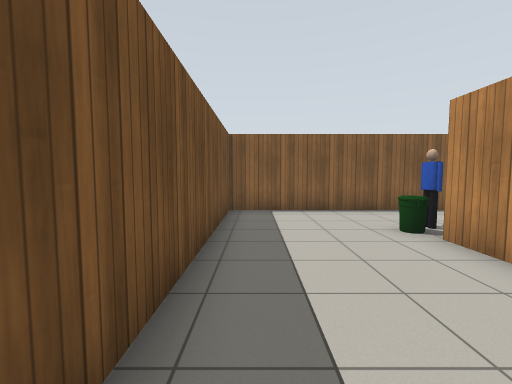
view 1 (above)

16 first-person views from a walk through a robot-simulator world made for Gazebo. The camera is 1.2 m above the floor, tilts 4° down and sees 90° across. The lines on the ground mark 1 m squares. The floor is counted in squares, 1 m on a side. Each view is taken from the middle of a square. On the plan, view 1 faces up. The plan holds only what a view shows up to about 12 squares ahead; the rest is blank. Robots are left out. Simple patterns stand in for the simulator's built-in surfaces. Simple shapes stand in for some stock models.

view 2
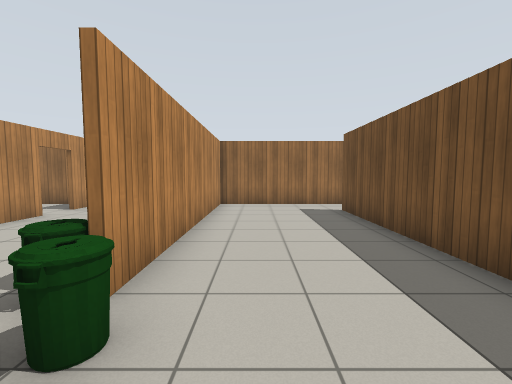

view 3
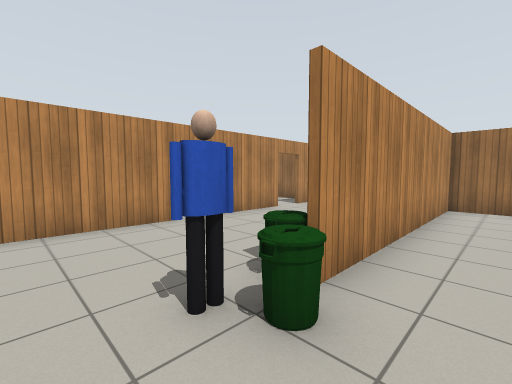

view 4
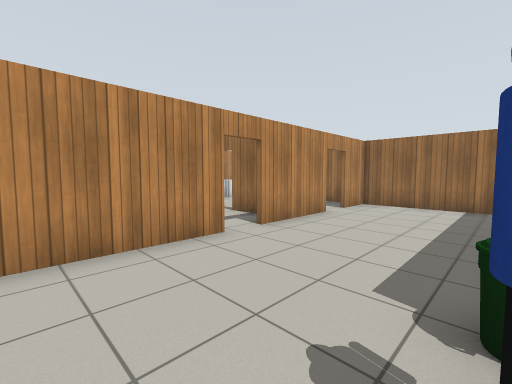

view 5
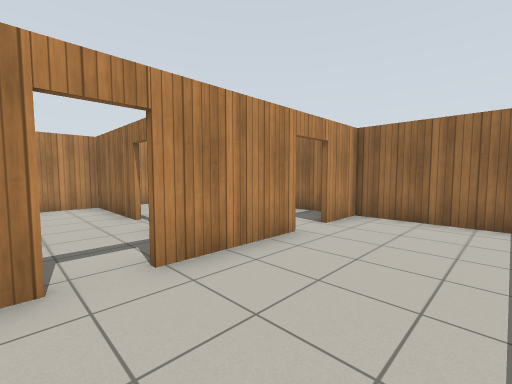

view 6
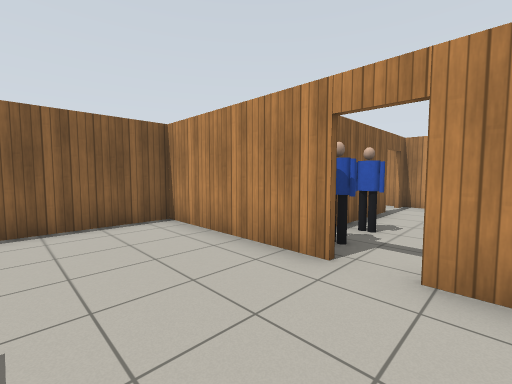

view 7
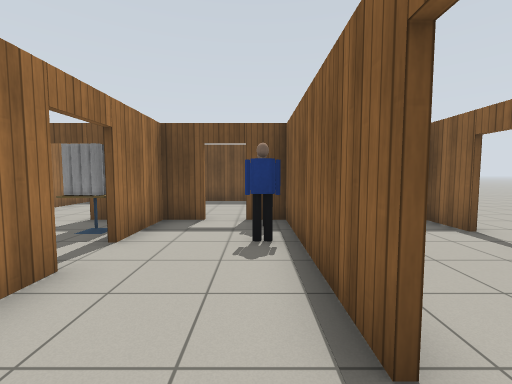

view 8
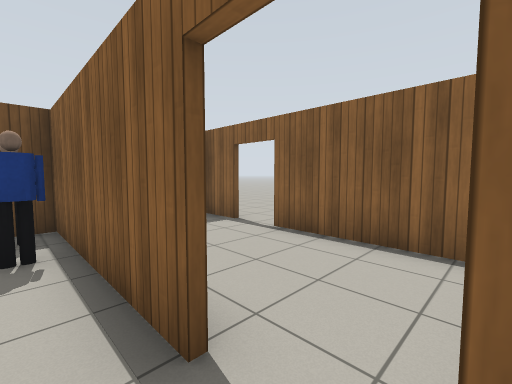

view 9
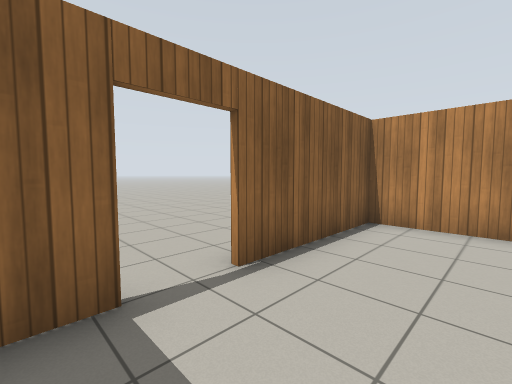

view 10
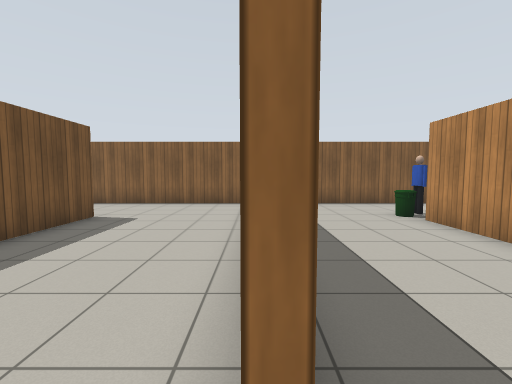

view 11
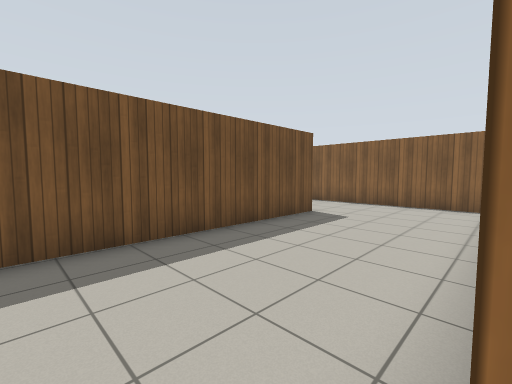

view 12
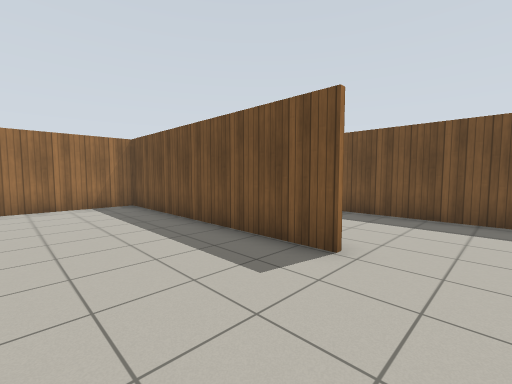

view 13
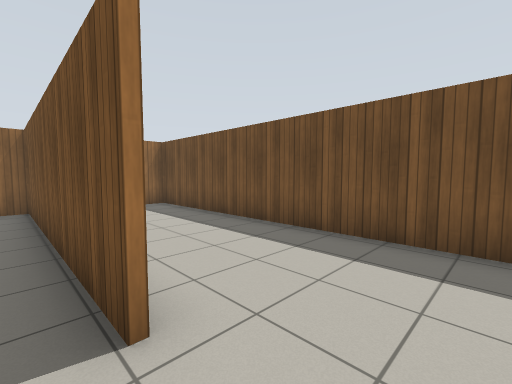

view 14
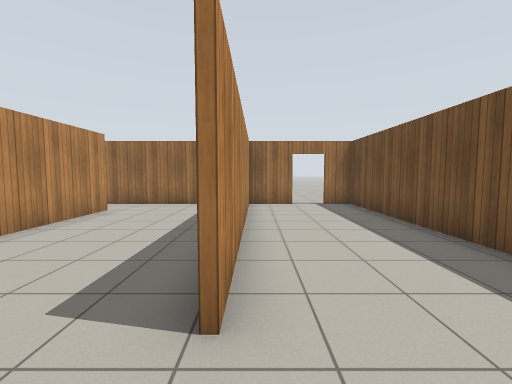

view 15
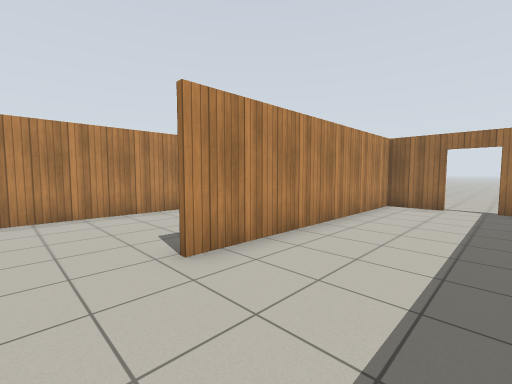

view 16
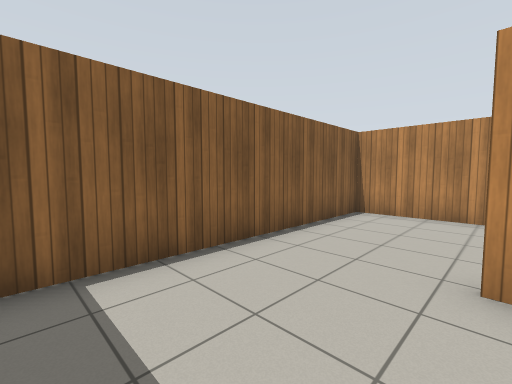

### Floor plan
Points are (right, up) in squares from view 1. A wall is a line through its corners. A room is listed if a view was taken in it or the views show most of it. See-through windows are left out.
Room 1 (views 1, 2, 3, 4, 5, 6)
walls: (3.6, 3.5) (3.6, 1.6); (8.2, 3.6) (8.2, 8.5) (-0.9, 8.5) (-0.9, -1.6); (8.2, -0.4) (8.2, 2.7); (3.9, -3.2) (8.2, -3.2) (8.2, -1.5); (-0.6, -3.2) (3.4, -3.2) (3.4, 3.6)
ways out: opening at (-1, -2) to room 4; open door at (8, 3) to room 6; open door at (8, -1)
objects: bin (3, 5); bin (4, 4) to (4, 5); person (4, 6)
Room 2 (views 7, 8)
walls: (11.9, 1.6) (15.4, 1.6) (15.4, 4.8) (14.9, 4.8); (13.6, 4.8) (10.5, 4.8)
ways out: open door at (14.5, 5) to room 3; opening at (11, 3) to room 6; open door at (11.5, 1.5)
Room 3 (view 9)
walls: (9.8, 8.5) (8.4, 8.5); (15.4, 5) (15.4, 8.5) (11.1, 8.5)
ways out: open door at (14.5, 5) to room 2; open door at (10.5, 8.5)
Room 4 (views 10, 11, 12, 13)
walls: (-1, -1.6) (-1, 8.5) (-5.4, 8.5); (-5.6, 5.3) (-5.6, -3.2); (-6, -3.2) (-0.6, -3.2)
ways out: opening at (-1, -2) to room 1; opening at (-6, 6.5) to room 5
Room 5 (views 14, 15, 16)
walls: (-9.8, 7.1) (-9.8, -3.2) (-8.7, -3.2); (-5.4, 8.5) (-9.1, 8.5); (-7.5, -3.2) (-6, -3.2); (-5.7, -3.2) (-5.7, 5.3)
ways out: opening at (-6, 6.5) to room 4; open door at (-8, -3)
Room 6 (no view inside)
walls: (10.5, 4.8) (8.3, 4.8) (8.3, 3.7)
ways out: open door at (8, 3) to room 1; opening at (11, 3) to room 2; opening at (9.5, 1.5)
objects: person (9, 4); person (10, 4)

Positions as (right, up) in squares from view 1, and headings:
1: (0, 0), facing up
2: (2, 7), facing down
3: (2, 7), facing down-right
4: (4, 7), facing down-right
5: (5, 4), facing down-right
6: (5, 2), facing up-right
7: (15, 4), facing left
8: (15, 4), facing up-left
9: (9, 6), facing up-right
10: (-1, -2), facing up
11: (-1, -2), facing up-left
12: (-2, 7), facing down-left
13: (-5, 7), facing down-left
14: (-6, 7), facing down
15: (-9, 7), facing down-right
16: (-9, 5), facing up-right
